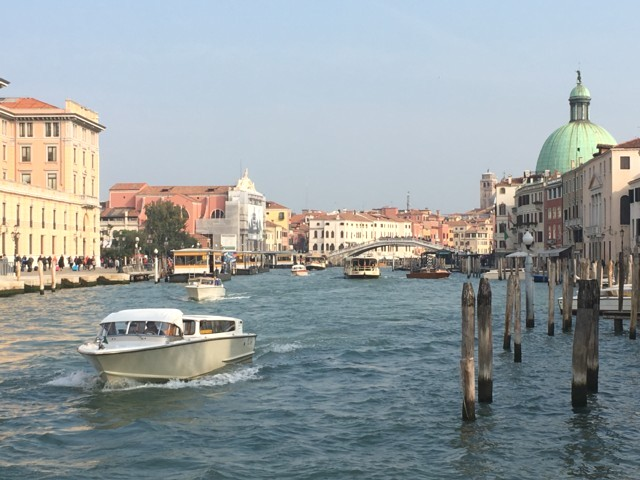
//> input picture image/imageA.jpg, 640 x 480 px
$ ./sp17-replaceByMask   (built with g++ and OpenCV 4)
//> lines starting //> are read from the running program, lines starting //| are printed output that depends on the picture
#include <opencv2/opencv.hpp>
#include <iostream>

using namespace std;

void replaceByMask(char *arg[])
{
	cv::Mat imageA = cv::imread(arg[1]);
//> imageA is the input picture: 480 rows x 640 cols, CV_8UC3; mean B, G, R 159.9, 158.2, 150.5
	if (imageA.empty())
	{
		std::cout << "画像A読み込み失敗" << std::endl;
		return;
	}
	cv::Mat imageB = cv::imread(arg[2]);
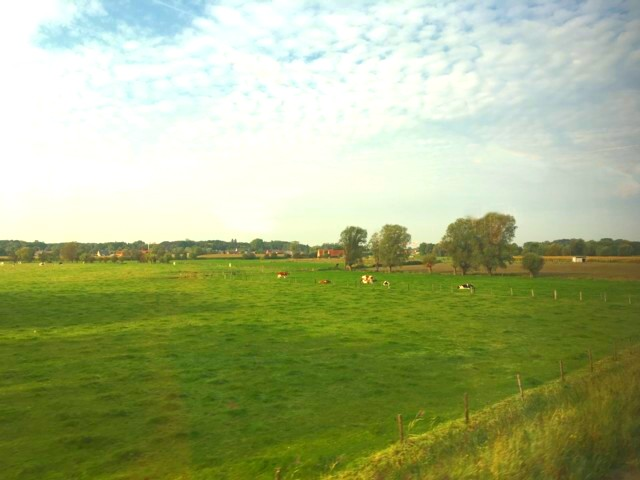
//> input picture image/imageB.jpg, 640 x 480 px
//> imageB is the input picture: 480 rows x 640 cols, CV_8UC3; mean B, G, R 128.5, 176.7, 164.3
	if (imageB.empty())
	{
		std::cout << "画像B読み込み失敗" << std::endl;
		return;
	}
	cv::Mat imageM = cv::imread(arg[3]);
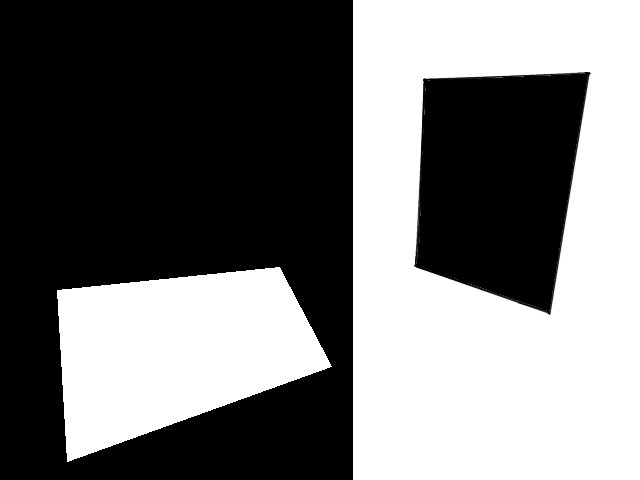
//> input picture image/mask.jpg, 640 x 480 px
//> imageM is the input picture: 480 rows x 640 cols, CV_8UC3; min 0, max 255, mean 116.3
	if (imageM.empty())
	{
		std::cout << "マスク画像読み込み失敗" << std::endl;
		return;
	}
	cv::Mat srcA, srcB, mask;
	cv::resize(imageA, srcA, cv::Size(640, 480)); // BGRの3チャンネル画像
	cv::resize(imageB, srcB, cv::Size(640, 480)); // BGRの3チャンネル画像
	cv::cvtColor(imageM, mask, cv::ColorConversionCodes::COLOR_BGR2GRAY);
	cv::resize(mask, mask, cv::Size(640, 480)); // グレースケールの1チャンネル画像

	cv::Mat result(cv::Size(srcA.cols, srcA.rows), CV_8UC3);

	for (int y = 0; y < srcA.rows; y++)
	{
		uchar *p = srcA.ptr(y);
		uchar *q = srcB.ptr(y);
		uchar *m = mask.ptr(y);
		uchar *r = result.ptr(y);
		for (int x = 0; x < srcA.cols; x++)
		{ //マスクは1チャネル，他は3チャネル
			r[x * 3] = p[x * 3] * m[x] / 255 + q[x * 3] * (255 - m[x]) / 255;
			r[x * 3 + 1] = p[x * 3 + 1] * m[x] / 255 + q[x * 3 + 1] * (255 - m[x]) / 255;
			r[x * 3 + 2] = p[x * 3 + 2] * m[x] / 255 + q[x * 3 + 2] * (255 - m[x]) / 255;
		}
	}
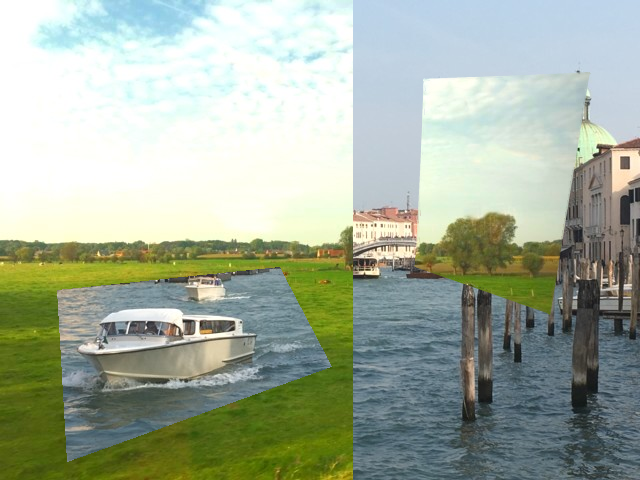
//> result: 480 rows x 640 cols, CV_8UC3; mean B, G, R 157, 174.5, 163.3

	cv::imshow("image A", srcA);		   //画像Aの表示
	cv::imshow("image B", srcB);		   //画像Bの表示
	cv::imshow("mask", mask);			   //マスク画像の表示
	cv::imshow("Blending Result", result); //ブレンディング結果画像の表示
	cv::waitKey();						   //入力があるまで待機
}

int main(int argc, char *argv[])
{
	// alphaBlend関数に渡す配列の宣言
	char *args[4] = {argv[0], "../image/imageA.jpg", "../image/imageB.jpg", "../image/mask.jpg"};
	if (argc >= 2)
		args[1] = argv[1]; // 画像A
	if (argc >= 3)
		args[2] = argv[2]; // 画像B
	if (argc >= 4)
		args[3] = argv[3]; // 画像B

	replaceByMask(args);

	return 0;
}
